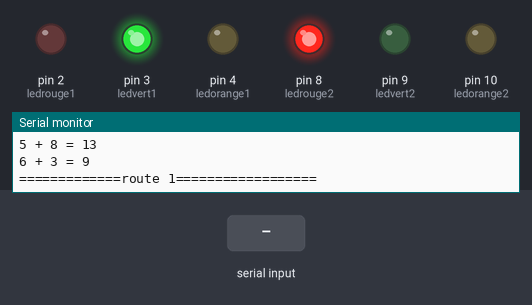
Simulated run of this sketch. Board: Arduino Uno, built with avr-gcc and run on an emulated ATmega328P. Parts: output pins drawn as LEDs (lit = HIGH), the last lines printed to the serial monitor. Inputs (shaded band) come from the test bench. Random numbers use the default seed unless the sketch sets one.

Above: at 1.2 s.
1.3 s: "1" received over Serial
At 11.8 s:
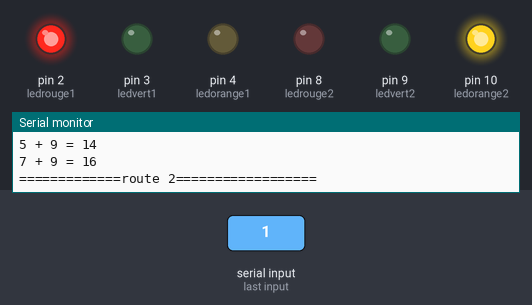
13.8 s: "v" received over Serial
At 19.6 s:
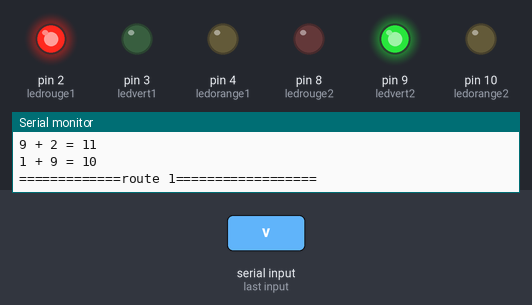
31.8 s: "V" received over Serial
At 54.1 s:
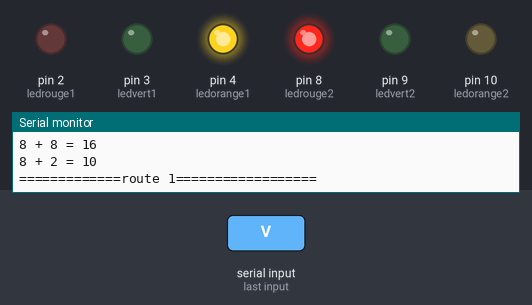
Timing chart, 0 to 55.8 s (numbered marks = the images above; inputs shaded):
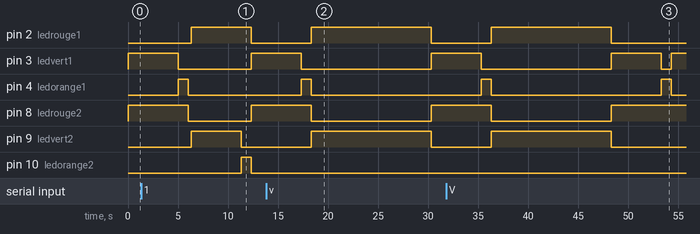

Measured:
- after the input at 13.8 s, pin 2 (ledrouge1), pin 9 (ledvert2): LOW → HIGH after 4.5 s, → LOW 12.0 s later; pin 8 (ledrouge2): HIGH → LOW after 4.5 s, → HIGH 12.0 s later
- after the input at 31.8 s, pin 2 (ledrouge1), pin 9 (ledvert2): LOW → HIGH after 4.5 s, → LOW 12.0 s later; pin 8 (ledrouge2): HIGH → LOW after 4.5 s, → HIGH 12.0 s later
- by itself, pin 4 (ledorange1): alternates HIGH for 1.0 s and LOW for 17.0 s

The sketch:

switchCase2.ino
```cpp
// On définit les variables pour chaque broche
int ledrouge1 = 2;
int ledvert1 = 3;
int ledorange1 = 4;

int ledrouge2 = 8;
int ledvert2 = 9;
int ledorange2 = 10;
// declaration de capteurs
int c1;
int c2;
int c3;
int c4;
int capteur1;
int capteur2;

void setup() {
     //vitesse de communication(vitesse de modulation du signal(baut unite de vitesse de modulation du signal))
    Serial.begin(9600);
    // initialize the LED pins:
    pinMode(ledrouge1,OUTPUT);
    pinMode(ledvert1,OUTPUT);
    pinMode(ledorange1,OUTPUT);
    pinMode(ledrouge2,OUTPUT);
    pinMode(ledvert2,OUTPUT);
    pinMode(ledorange2,OUTPUT);
}

void loop() {
  //Available(disponible) : verifie les caracteurs disponible
  //Donne le nombre d'octets (caractères) disponible pour lecture dans la file d'attente (buffer) du port série.
  if (Serial.available() > 0) {

    //permet de lire les valeurs tapez au clavier
    int lire = Serial.read();
      // faire quelque chose de différent en fonction du caractère reçu.
      // L'instruction switch attend des valeurs numériques uniques pour chaque cas.
      // Dans cet exemple, cependant, vous utilisez des guillemets simples pour indiquer
      //au contrôleur qu'il doit obtenir la valeur ASCII du caractère.
      // la valeur ASCII du caractère. Par exemple, 'r' = 114, 'R' = 82, 'v' = 128 , 'V' = 28

    switch (lire) {
      case 'r':
        digitalWrite(ledrouge1, LOW);
          digitalWrite(ledvert1, HIGH);
          digitalWrite(ledorange1, LOW);
          digitalWrite(ledrouge2, HIGH);
          digitalWrite(ledvert2, LOW);
          digitalWrite(ledorange2, LOW);
          delay(12000);
        break;
      case 'R':
        digitalWrite(ledrouge1, LOW);
          digitalWrite(ledvert1, HIGH);
          digitalWrite(ledorange1, LOW);
          digitalWrite(ledrouge2, HIGH);
          digitalWrite(ledvert2, LOW);
          digitalWrite(ledorange2, LOW);
          delay(12000);
        break;
      case 'v':
        digitalWrite(ledrouge1, HIGH);
          digitalWrite(ledvert1, LOW);
          digitalWrite(ledorange1, LOW);
          digitalWrite(ledrouge2, LOW);
          digitalWrite(ledvert2, HIGH);
          digitalWrite(ledorange2, LOW);
          delay(12000);
        break;
      case 'V':
        digitalWrite(ledrouge1, HIGH);
          digitalWrite(ledvert1, LOW);
          digitalWrite(ledorange1, LOW);
          digitalWrite(ledrouge2, LOW);
          digitalWrite(ledvert2, HIGH);
          digitalWrite(ledorange2, LOW);
          delay(12000);
        break;
      default:
        digitalWrite(ledorange2,LOW);
          digitalWrite(ledrouge1,LOW);
          digitalWrite(ledvert1,LOW);
          digitalWrite(ledvert2,LOW);
          digitalWrite(ledorange1,LOW);
          digitalWrite(ledrouge2,LOW);
          delay(300);
    }
  }

    // Utilisation de la fonction RANDOM
    c1 = random(1,10);
    c2 = random(1,10);
    c3 = random(1,10);
    c4 = random(1,10);

    capteur1 =  c1 + c2;
    capteur2 =  c3 + c4;

    //affichage dans le moniteur serie

    Serial.print(c1);
    Serial.print(" + ");
    Serial.print(c2);
    Serial.print(" = ");
    Serial.println(capteur1);
    Serial.print(c3);
    Serial.print(" + ");
    Serial.print(c4);
    Serial.print(" = ");
    Serial.println(capteur2);

    if(capteur1 > capteur2){
      Serial.println("=============route 1==================");
      digitalWrite(ledvert1,HIGH);
      digitalWrite(ledorange1,LOW);
      digitalWrite(ledrouge1,LOW);
      digitalWrite(ledrouge2,HIGH);
      digitalWrite(ledorange2,LOW);
      digitalWrite(ledvert2,LOW);
      delay(5000);
      digitalWrite(ledorange1,HIGH);
      digitalWrite(ledrouge2,HIGH);
      digitalWrite(ledrouge1,LOW);
      digitalWrite(ledvert1,LOW);
      digitalWrite(ledorange2,LOW);
      digitalWrite(ledvert2,LOW);
      delay(1000);
    }else{
      Serial.println("=============route 2==================");

      digitalWrite(ledvert1,LOW);
      digitalWrite(ledrouge1,HIGH);
      digitalWrite(ledorange1,LOW);
      digitalWrite(ledrouge2,LOW);
      digitalWrite(ledorange2,LOW);
      digitalWrite(ledvert2,HIGH);
      delay(5000);
      digitalWrite(ledorange2,HIGH);
      digitalWrite(ledrouge1,HIGH);
      digitalWrite(ledvert1,LOW);
      digitalWrite(ledvert2,LOW);
      digitalWrite(ledorange1,LOW);
      digitalWrite(ledrouge2,LOW);
      delay(1000);
    }

}
```
